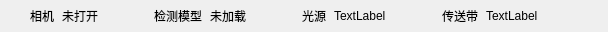
     <widget class="QFrame" name="statusStrip">
      <property name="minimumSize">
       <size>
        <width>0</width>
        <height>32</height>
       </size>
      </property>
      <property name="maximumSize">
       <size>
        <width>16777215</width>
        <height>32</height>
       </size>
      </property>
      <layout class="QHBoxLayout" name="statusStripLayout">
       <property name="spacing">
        <number>28</number>
       </property>
       <property name="leftMargin">
        <number>16</number>
       </property>
       <property name="topMargin">
        <number>0</number>
       </property>
       <property name="rightMargin">
        <number>16</number>
       </property>
       <property name="bottomMargin">
        <number>0</number>
       </property>
       <item>
        <widget class="QFrame" name="camChip">
         <property name="chip" stdset="0">
          <bool>true</bool>
         </property>
         <property name="minimumSize">
          <size>
           <width>0</width>
           <height>32</height>
          </size>
         </property>
         <layout class="QHBoxLayout" name="camChipLayout">
          <property name="spacing">
           <number>8</number>
          </property>
          <property name="leftMargin">
           <number>14</number>
          </property>
          <property name="topMargin">
           <number>4</number>
          </property>
          <property name="rightMargin">
           <number>14</number>
          </property>
          <property name="bottomMargin">
           <number>4</number>
          </property>
          <item>
           <widget class="QLabel" name="camChipTitle">
            <property name="text">
             <string>相机</string>
            </property>
            <property name="role" stdset="0">
             <string notr="true">chipTitle</string>
            </property>
           </widget>
          </item>
          <item>
           <widget class="QLabel" name="CamStatusLabel">
            <property name="text">
             <string>未打开</string>
            </property>
            <property name="role" stdset="0">
             <string notr="true">chipValue</string>
            </property>
            <property name="state" stdset="0">
             <string notr="true">off</string>
            </property>
           </widget>
          </item>
         </layout>
        </widget>
       </item>
       <item>
        <widget class="QFrame" name="modelChip">
         <property name="chip" stdset="0">
          <bool>true</bool>
         </property>
         <property name="minimumSize">
          <size>
           <width>0</width>
           <height>32</height>
          </size>
         </property>
         <layout class="QHBoxLayout" name="modelChipLayout">
          <property name="spacing">
           <number>8</number>
          </property>
          <property name="leftMargin">
           <number>14</number>
          </property>
          <property name="topMargin">
           <number>4</number>
          </property>
          <property name="rightMargin">
           <number>14</number>
          </property>
          <property name="bottomMargin">
           <number>4</number>
          </property>
          <item>
           <widget class="QLabel" name="modelChipTitle">
            <property name="text">
             <string>检测模型</string>
            </property>
            <property name="role" stdset="0">
             <string notr="true">chipTitle</string>
            </property>
           </widget>
          </item>
          <item>
           <widget class="QLabel" name="ModelStatusLabel">
            <property name="text">
             <string>未加载</string>
            </property>
            <property name="role" stdset="0">
             <string notr="true">chipValue</string>
            </property>
            <property name="state" stdset="0">
             <string notr="true">off</string>
            </property>
           </widget>
          </item>
         </layout>
        </widget>
       </item>
       <item>
        <widget class="QFrame" name="lightChip">
         <property name="chip" stdset="0">
          <bool>true</bool>
         </property>
         <property name="minimumSize">
          <size>
           <width>0</width>
           <height>32</height>
          </size>
         </property>
         <layout class="QHBoxLayout" name="lightChipLayout">
          <property name="spacing">
           <number>8</number>
          </property>
          <property name="leftMargin">
           <number>14</number>
          </property>
          <property name="topMargin">
           <number>4</number>
          </property>
          <property name="rightMargin">
           <number>14</number>
          </property>
          <property name="bottomMargin">
           <number>4</number>
          </property>
          <item>
           <widget class="QLabel" name="lightChipTitle">
            <property name="text">
             <string>光源</string>
            </property>
            <property name="role" stdset="0">
             <string notr="true">chipTitle</string>
            </property>
           </widget>
          </item>
          <item>
           <widget class="QLabel" name="LightStatusLabel">
            <property name="text">
             <string>TextLabel</string>
            </property>
            <property name="role" stdset="0">
             <string notr="true">chipValue</string>
            </property>
           </widget>
          </item>
         </layout>
        </widget>
       </item>
       <item>
        <widget class="QFrame" name="conveyorChip">
         <property name="chip" stdset="0">
          <bool>true</bool>
         </property>
         <property name="minimumSize">
          <size>
           <width>0</width>
           <height>32</height>
          </size>
         </property>
         <layout class="QHBoxLayout" name="conveyorChipLayout">
          <property name="spacing">
           <number>8</number>
          </property>
          <property name="leftMargin">
           <number>14</number>
          </property>
          <property name="topMargin">
           <number>4</number>
          </property>
          <property name="rightMargin">
           <number>14</number>
          </property>
          <property name="bottomMargin">
           <number>4</number>
          </property>
          <item>
           <widget class="QLabel" name="conveyorChipTitle">
            <property name="text">
             <string>传送带</string>
            </property>
            <property name="role" stdset="0">
             <string notr="true">chipTitle</string>
            </property>
           </widget>
          </item>
          <item>
           <widget class="QLabel" name="ConSatus">
            <property name="text">
             <string>TextLabel</string>
            </property>
            <property name="role" stdset="0">
             <string notr="true">chipValue</string>
            </property>
           </widget>
          </item>
         </layout>
        </widget>
       </item>
       <item>
        <spacer name="spacer_1">
         <property name="orientation">
          <enum>Qt::Orientation::Horizontal</enum>
         </property>
         <property name="sizeHint" stdset="0">
          <size>
           <width>40</width>
           <height>20</height>
          </size>
         </property>
        </spacer>
       </item>
      </layout>
     </widget>
